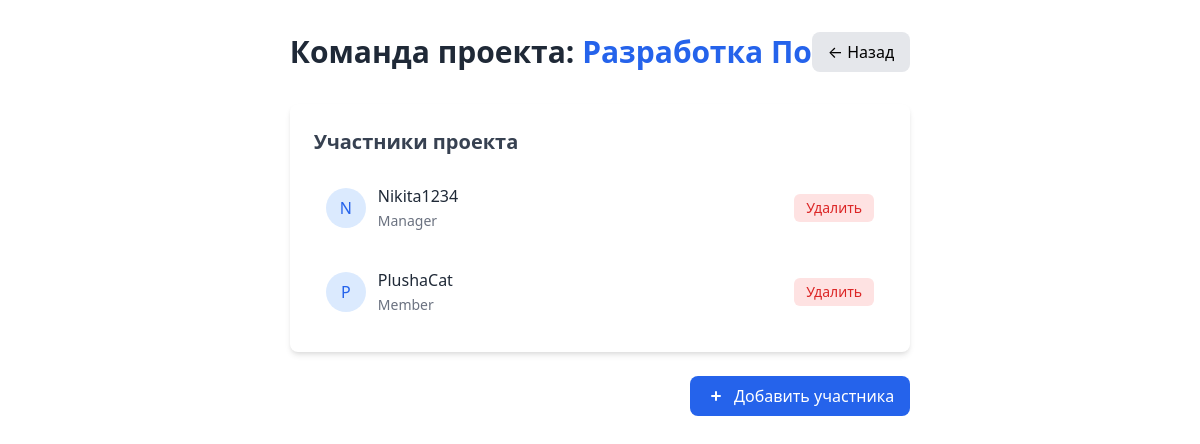
Page /project/8/team/ (signed in) on the committed database.
### TeamRunApp/models.py (models this page shows, shortened)
class Project(models.Model):
    name = models.CharField(max_length=100)
    description = models.TextField()
    owner = models.ForeignKey(CustomUser, on_delete=models.CASCADE, default=1)
    created_at = models.DateTimeField(auto_now_add=True)
    updated_at = models.DateTimeField(auto_now=True)
    def is_member(self, user):
        return self.memberships.filter(user=user).exists()
    def is_owner(self, user):
        return self.owner == user
    def is_owner_or_manager(self, user):
        return self.is_owner(user) or self.is_manager(user)

class ProjectMembership(models.Model):
    ROLE_CHOICES = [
        ('manager', 'Manager'),
        ('member', 'Member'),
    ]
    project = models.ForeignKey(Project, on_delete=models.CASCADE, related_name='memberships')
    user = models.ForeignKey(CustomUser, on_delete=models.CASCADE, related_name='project_memberships')
    role = models.CharField(max_length=20, choices=ROLE_CHOICES, default='member')
    joined_at = models.DateTimeField(auto_now_add=True)
    class Meta:
        unique_together = ('project', 'user')

class CustomUser(AbstractUser):
    role = models.CharField(max_length=20, choices=[('manager', 'Manager'), ('developer', 'Developer')])
    avatar = models.ImageField(upload_to=user_avatar_path, blank=True, null=True)

### TeamRunApp/views.py (the view)
# urls.py: path('project/<int:project_id>/team/', views.ProjectTeamView.as_view(), name='project_team'),
class ProjectTeamView(LoginRequiredMixin, ListView):
    model = ProjectMembership
    template_name = 'project_team.html'
    context_object_name = 'memberships'
    def get_queryset(self):
        project_id = self.kwargs['project_id']
        self.project = get_object_or_404(Project, id=project_id)
        if not self.project.is_member(self.request.user):
            raise PermissionDenied("У вас нет доступа к этому проекту")
        return ProjectMembership.objects.filter(project=self.project).select_related('user')
    def get_context_data(self, **kwargs):
        context = super().get_context_data(**kwargs)
        context['user'] = self.request.user
        context['project'] = self.project
        context['is_owner_or_manager'] = self.project.is_owner_or_manager(self.request.user)
        context['available_users'] = CustomUser.objects.exclude(
            project_memberships__project=self.project
        ).exclude(id=self.project.owner.id)
        return context

### theme/templates/project_team.html (shortened to what this page needs)
{% extends 'base.html' %}
{% block content %}
<div class="max-w-4xl mx-auto px-4 py-8">
    <div class="flex justify-between items-center mb-8">
        <h1 class="text-3xl font-bold text-gray-800">Команда проекта: <span class="text-blue-600">{{ project.name }}</span></h1>
        <a href="{% url 'project_detail' project.id %}" class="px-4 py-2 bg-gray-200 hover:bg-gray-300 rounded-lg transition">← Назад</a>
    </div>
    <div class="bg-white rounded-lg shadow-md p-6 mb-6">
        <h2 class="text-xl font-semibold mb-4 text-gray-700">Участники проекта</h2>
        <ul class="space-y-3">
            {% for membership in memberships %}
                <li class="flex justify-between items-center p-3 hover:bg-gray-50 rounded-lg">
                    <div class="flex items-center space-x-3">
                        <div class="w-10 h-10 bg-blue-100 rounded-full flex items-center justify-center">
                            <span class="text-blue-600 font-medium">{{ membership.user.username|first|upper }}</span>
                        </div>
                        <div>
                            <p class="font-medium text-gray-800">{{ membership.user.username }}</p>
                            <span class="text-sm text-gray-500">{{ membership.get_role_display }}</span>
                        </div>
                    </div>
                    {% if is_owner_or_manager %}
                        <form
                            action="{% url 'remove_project_member' project.id membership.id %}"
                            method="post"
                            style="display: inline;"  # чтобы форма не переносилась на новую строку
                            >
                            <button
                                type="submit"
                                class="px-3 py-1 bg-red-100 hover:bg-red-200 text-red-600 rounded-md text-sm transition"
                                >
                                Удалить
                            </button>
                        </form>
                    {% endif %}
                </li>
            {% empty %}
                <p class="text-gray-500 italic">В проекте пока нет участников</p>
            {% endfor %}
        </ul>
    </div>
    {% if is_owner_or_manager %}
        <div class="flex justify-end">
            <a
                href="{% url 'send_invitation' project.id %}"
                class="px-4 py-2 bg-blue-600 hover:bg-blue-700 text-white rounded-lg transition flex items-center space-x-2"
            >
                <svg xmlns="http://www.w3.org/2000/svg" class="h-5 w-5" viewBox="0 0 20 20" fill="currentColor">
                    <path fill-rule="evenodd" d="M10 5a1 1 0 011 1v3h3a1 1 0 110 2h-3v3a1 1 0 11-2 0v-3H6a1 1 0 110-2h3V6a1 1 0 011-1z" clip-rule="evenodd" />
                </svg>
                <span>Добавить участника</span>
            </a>
        </div>
    {% endif %}
</div>
{% endblock %}

### rows in the picture
Project: name "Разработка По"
ProjectMembership: user.username|first "N", user.username "Nikita1234", role "Manager"
ProjectMembership: user.username|first "P", user.username "PlushaCat", role "Member"
